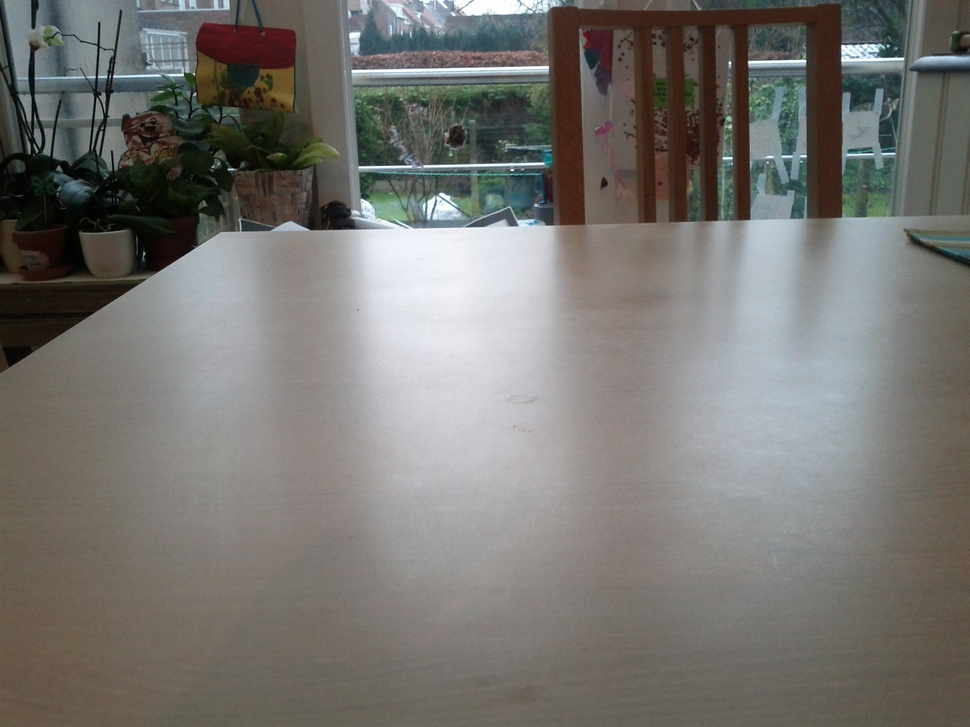
//> input picture books/Learning_OpenCV/Chapter05/exercises/coffee_cup1.jpg, 970 x 727 px, shrunk from 2560 x 1920 before the run
$ ./exercise4-03a ../../Chapter05/exercises/coffee_cup1.jpg   (built with g++ and OpenCV 4)
//> lines starting //> are read from the running program, lines starting //| are printed output that depends on the picture
/**
 * Exercise 4-03.
 */

#include <cv.h>
#include <highgui.h>
#include <stdio.h>

void my_mouse_callback(
  int event, int x, int y, int flags, void* param
);

CvRect box;

bool drawing_box = false;
bool box_drawn = false;
bool region_highlighted = false;


void print_rect(const char* name, CvRect rect) {

    printf("%s: rectangle is (x=%d, y=%d, width=%d, height=%d)\n",
           name, rect.x, rect.y, rect.width, rect.height);

}


void highlight_region( IplImage* img, CvRect rect ) {

    CvScalar highlight_color = cvScalarAll( 50 );
    CvScalar border_color = cvScalar( 0, 255, 0 );

    cvRectangle(
      img,
      cvPoint(rect.x, rect.y),
      cvPoint(rect.x+rect.width, rect.y+rect.height),
      border_color
    );

    cvSetImageROI( img, rect );
    cvAddS( img, highlight_color, img );
    cvResetImageROI( img );

}


void draw_box( IplImage* img, CvRect rect ) {

    cvRectangle(
      img,
      cvPoint(rect.x, rect.y),
      cvPoint(rect.x+rect.width, rect.y+rect.height),
      cvScalar(0xff, 0x00, 0x00)
    );
}


int main( int argc, char* argv[] ) {

    box = cvRect(-1,-1,0,0);

    cvNamedWindow( "Exercise 4-3a", CV_WINDOW_AUTOSIZE );

    IplImage* image = cvLoadImage( argv[1], CV_LOAD_IMAGE_COLOR );
//> image is the input picture: 727 rows x 970 cols, CV_8UC3; mean B, G, R 113.1, 116.8, 118.4
    IplImage* temp = cvCloneImage( image );

    cvSetMouseCallback(
        "Exercise 4-3a",
        my_mouse_callback,
        (void*) temp
    );

    while (1) {


        if ( box_drawn && !region_highlighted ) {
            highlight_region( temp, box );
            region_highlighted = true;
        }
        if ( drawing_box ) {
            cvCopyImage( image, temp );
            draw_box( temp, box );
        }

        cvShowImage( "Exercise 4-3a", temp );

        char c = cvWaitKey(15);
//> the left mouse button is pressed at (242, 181)
//> the mouse is dragged to (485, 363)
//> the mouse is dragged to (727, 545)
//> the button is released at (727, 545)
//> in highlight_region, `cvRectangle( img, cvPoint(rect.x, rect.y), cvPoint(rect.x+rect.width, ..`:
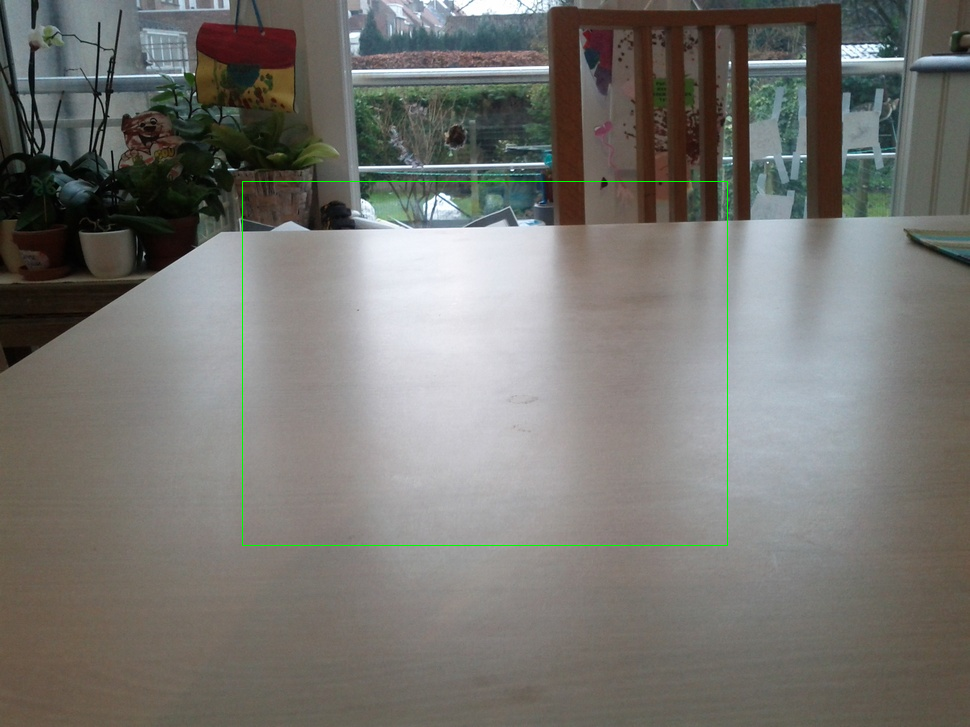
//> img: 727 rows x 970 cols, CV_8UC3; mean B, G, R 112.8, 117.1, 118.1
//> in highlight_region, `cvSetImageROI( img, rect );`:
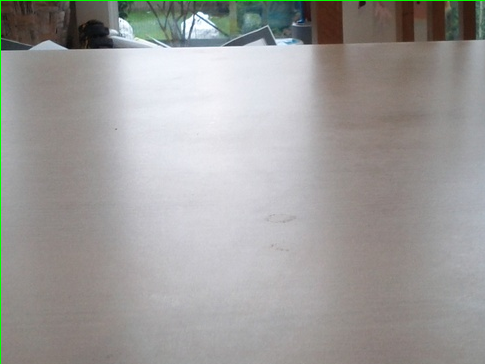
//> img: 364 rows x 485 cols, CV_8UC3; mean B, G, R 155.4, 156.8, 158.2
//> in highlight_region, `cvAddS( img, highlight_color, img );`:
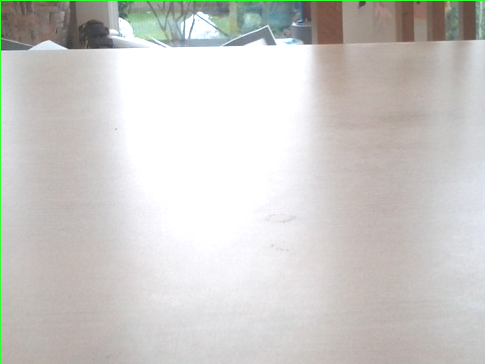
//> img: 364 rows x 485 cols, CV_8UC3; mean B, G, R 201.2, 203.5, 205.3
//> in highlight_region, `cvResetImageROI( img );`:
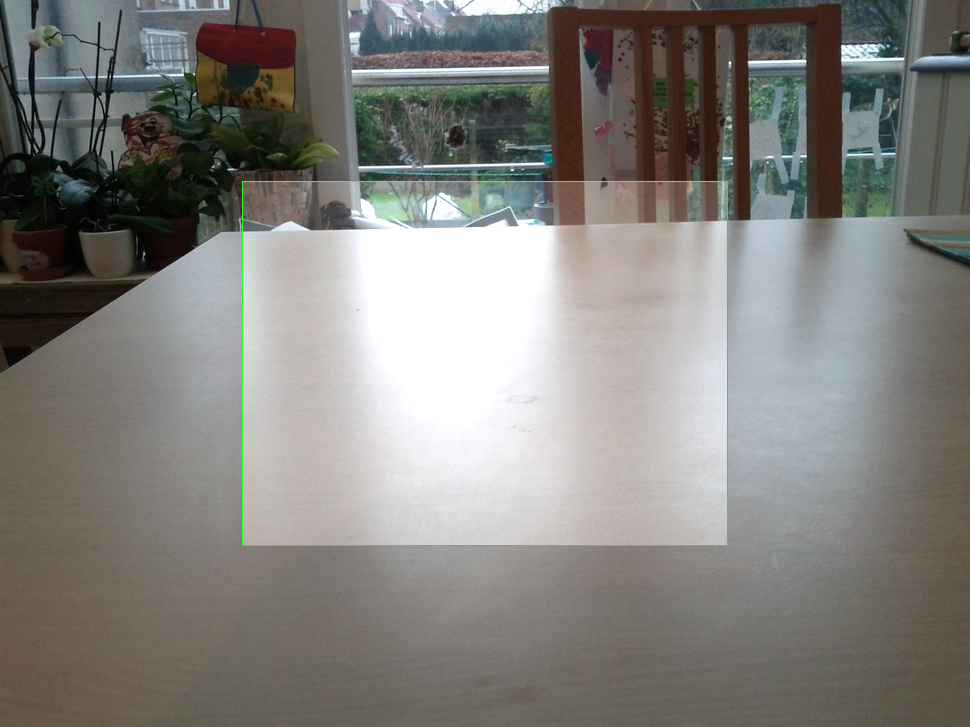
//> img: 727 rows x 970 cols, CV_8UC3; mean B, G, R 124.2, 128.8, 129.9
//> the Esc key is pressed
        if ( c==27 ) break;

    }

    cvReleaseImage( &image );
    cvReleaseImage( &temp );
    cvDestroyWindow( "Exercise 4-3a" );

    return 0;

}


void my_mouse_callback(int event, int x, int y, int flags, void* param)
{
    IplImage* image = (IplImage*) param;

    switch (event) {

        case CV_EVENT_MOUSEMOVE: {

            print_rect("Moving mouse", box);
            if (drawing_box) {
                box.width  = x - box.x;
                box.height = y - box.y;
            }

        }
        break;

        case CV_EVENT_LBUTTONDOWN: {

            drawing_box = true;
            box_drawn = false;
            region_highlighted = false;
            box = cvRect(x, y, 0, 0);

        }
        break;

        case CV_EVENT_LBUTTONUP: {

            drawing_box = false;
            box_drawn = true;
            if (box.width < 0) {
                box.x += box.width;
                box.width *= -1;
            }
            if (box.height < 0) {
                box.y += box.height;
                box.height *= -1;
            }
            print_rect("Releasing left button", box);
            draw_box(image, box);

        }
        break;

    }
}

$ run again, on books/Learning_OpenCV/Chapter05/exercises/exercise5-04a.jpg
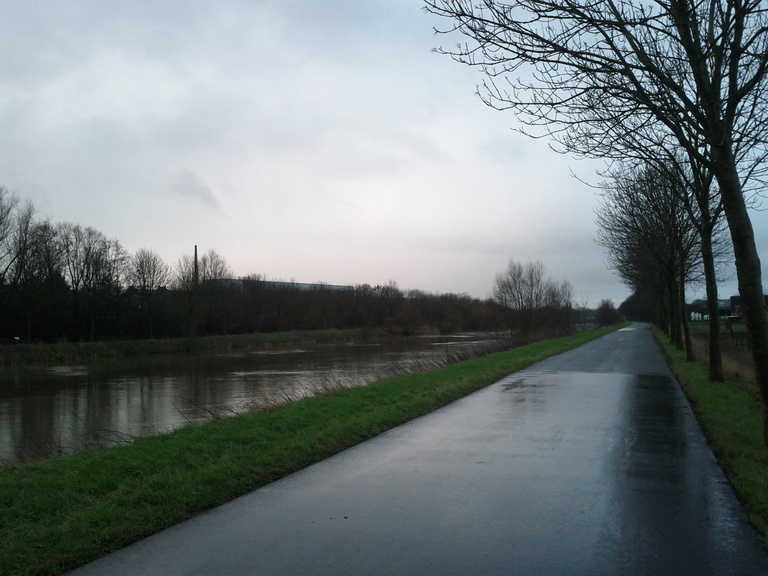
//> input picture books/Learning_OpenCV/Chapter05/exercises/exercise5-04a.jpg, 768 x 576 px
//> image is the input picture: 576 rows x 768 cols, CV_8UC3; mean B, G, R 121.4, 120.4, 111.6
//> in highlight_region, `cvAddS( img, highlight_color, img );`:
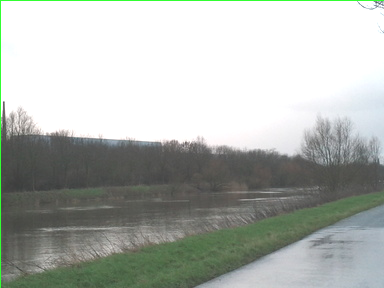
//> img: 288 rows x 384 cols, CV_8UC3; mean B, G, R 175.8, 180.5, 176.3
//> in highlight_region, `cvResetImageROI( img );`:
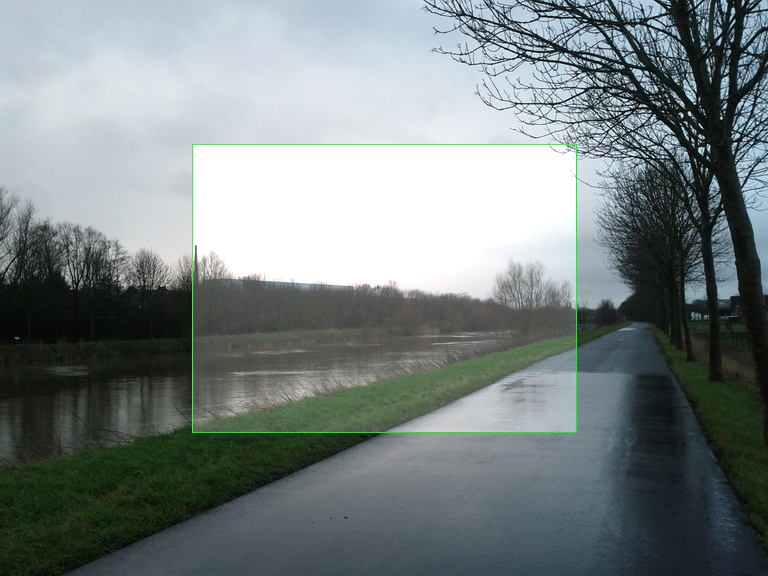
//> img: 576 rows x 768 cols, CV_8UC3; mean B, G, R 130.9, 130.9, 121.4
